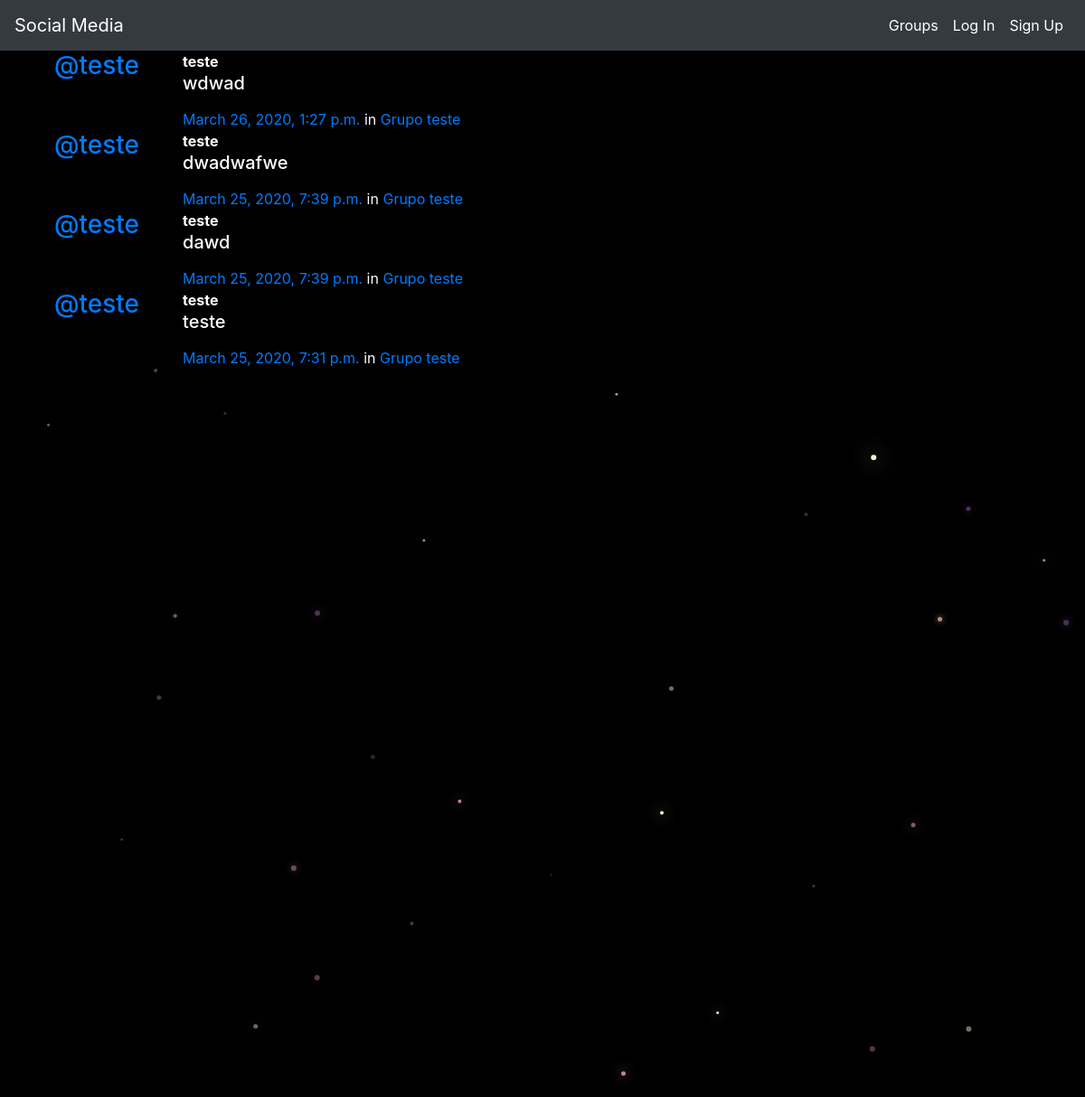
/posts/, run on the app's committed database.
### posts/models.py (models this page shows, shortened)
class Post(models.Model):
  user = models.ForeignKey(User,related_name='posts',on_delete=models.CASCADE)
  created_at = models.DateTimeField(auto_now=True)
  message = models.TextField()
  message_html = models.TextField(editable=False)
  group = models.ForeignKey(Group,related_name='posts',null=True,blank=True,on_delete=models.CASCADE)
  class Meta:
    ordering = ['-created_at']
    unique_together = ['user','message']

### groups/models.py (models this page shows, shortened)
class Group(models.Model):
  name = models.CharField(max_length=256,unique=True)
  slug = models.SlugField(allow_unicode=True,unique=True)
  description = models.TextField(blank=True,default='')
  description_html = models.TextField(editable=False,default='',blank=True)
  members = models.ManyToManyField(User,through='GroupMember')
  class Meta:
    ordering = ['name']

### posts/views.py (the view)
# urls.py: path('',views.PostList.as_view(),name='all'),
class PostList(SelectRelatedMixin,generic.ListView):
  model = models.Post
  select_related = ('user','group')

### posts/templates/posts/post_list.html (shortened to what this page needs)
{% extends 'posts/post_base.html' %}
{% block post_content %}
<div class="col-md-8">
  {% for post in post_list %}
  {% include 'posts/_post.html' %}
  {% endfor %}
</div>
{% endblock %}

### posts/templates/posts/_post.html (shortened to what this page needs)
<div class="media">
	<h3 class="mr-5"><a href="{% url 'posts:for_user' username=post.user.username %}">@{{ post.user.username }}</a></h3>
	<div class="media-body">
		<strong>{{ post.user.username }}</strong>
		<h5>{{ post.message_html|safe }}</h5>
			<time class="time"><a href="{% url 'posts:single' username=post.user.username pk=post.pk %}">{{ post.created_at }}</a></time>
			{% if post.group %}
			<span class="group-name">in <a href="#">{{ post.group.name }}</a></span>
			{% endif %}
	</div>
</div>

### static/social_media/css/master.css (style rules this page uses)
body { margin: 0; overflow: hidden; background-color: black; color:white; }

### data on the page
Post: user.username "teste", message_html "wdwad", created_at "March 26, 2020, 1:27 p.m.", group.name "Grupo teste"
Post: user.username "teste", message_html "dwadwafwe", created_at "March 25, 2020, 7:39 p.m.", group.name "Grupo teste"
Post: user.username "teste", message_html "dawd", created_at "March 25, 2020, 7:39 p.m.", group.name "Grupo teste"
Post: user.username "teste", message_html "teste", created_at "March 25, 2020, 7:31 p.m.", group.name "Grupo teste"
